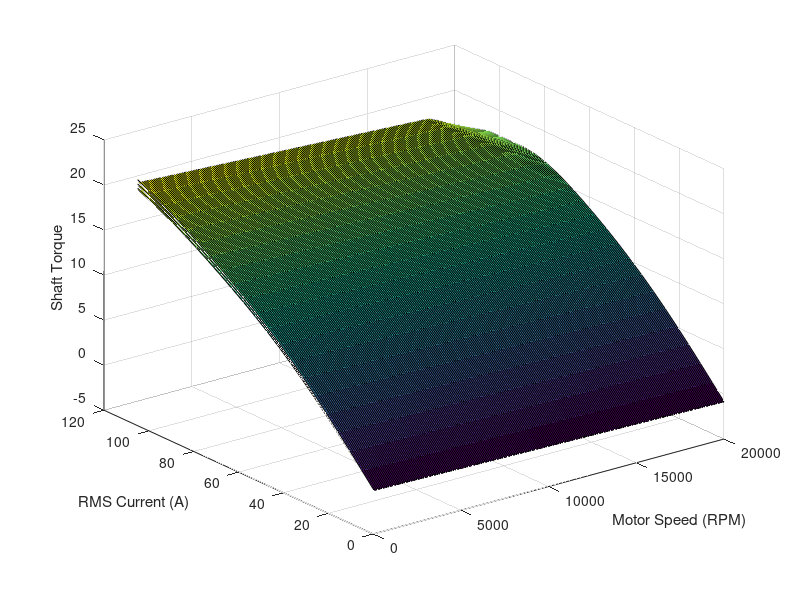
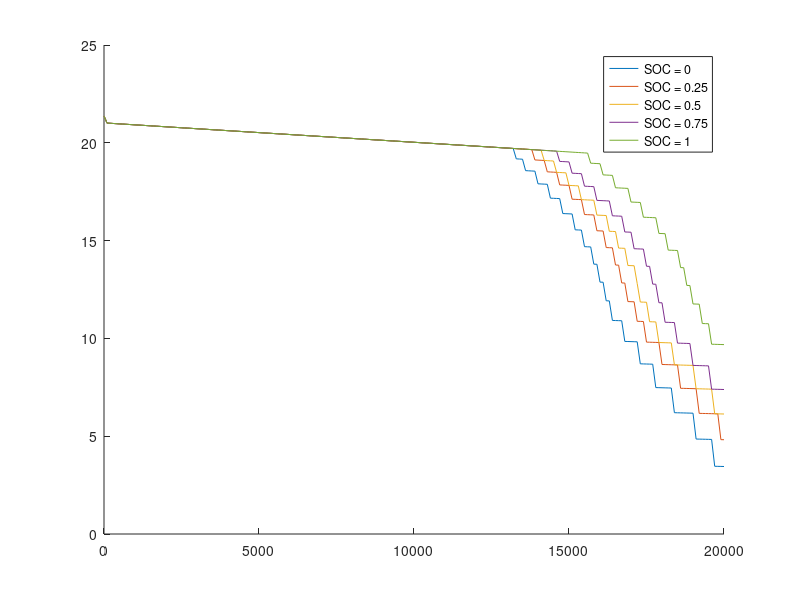

The MATLAB source for these figures, in order: (Note: this script raises an error after producing the figures.)

%% surface plot of speed, current, torque
% SHAFT TORQUE VARIES MINIMALLY BETWEEN TEMPERATURE EXPERIMENTS. MAXIMUM
% DEVIATION IS 0.946 Nm

% POWER LOSS VARIES MINIMALLY BETWEEN TEMPERATURE EXPERIMENTS. MAXIMUM
% DEVIATION IS 0.33 kW

load('A2370DD_T80C.mat')
speedRPM = Speed(:,1);
currentARMS = Stator_Current_Line_RMS(1,:);
Shaft_Torque80 = Shaft_Torque;
surf(speedRPM,currentARMS,Shaft_Torque80')
Total_Loss80 = Total_Loss;
hold on

load('A2370DD_T100C.mat')
speedRPM = Speed(:,1);
currentARMS = Stator_Current_Line_RMS(1,:);
Shaft_Torque100 = Shaft_Torque;
surf(speedRPM,currentARMS,Shaft_Torque100')
Total_Loss100 = Total_Loss;

load('A2370DD_T120C.mat')
speedRPM = Speed(:,1);
currentARMS = Stator_Current_Line_RMS(1,:);
Shaft_Torque120 = Shaft_Torque;
surf(speedRPM,currentARMS,Shaft_Torque120')
Total_Loss120 = Total_Loss;

xlabel('Motor Speed (RPM)')
ylabel('RMS Current (A)')
zlabel('Shaft Torque')

% The diagram is based on a DC bus voltage of 600 VDC.
% If a lower DC bus voltage is available, not all calculated operating points can be approached.
% Which working points can still be reached, can be seen in the worksheets with the voltage that is
% set depending on the current and the speed.
% Example:
% With a DC bus voltage of 500 VDC (500 VDC / √2), a maximum of 354 VAC motor voltage is
% available. Accordingly, the maximum torque generating motor current up to 13,000 rpm is
% available (example a). At a maximum speed of 20,000 rpm, the torque generating motor current
% is reduced to 10.5 A (example b).

%% DC VOLTAGE DROP TORQUE ADJUSTMENT ANALYSIS
packInternalResistance = 0.4; % Ohms
s = 131;
p = 1;

cellIR = 0.002;
parallelIR = cellIR/p;
packIR = s*parallelIR;

maxCellV = 4.2;
minCellV = 3.6;
MaxOCV = maxCellV*s; % (V) Assuming 142 cells at 4.2V maximum voltage
MinOCV = minCellV*s; % (V) Minimum Operating Voltage at 3.6V minimum voltage

% VOLTAGE DROP FIT TO MELASTA HT05/HT06 CELLS
voltageDrop = Stator_Current_Phase_RMS*packInternalResistance;
p1 =       1.025;
p2 =      -1.301;
p3 =      0.8786;
p4 =       3.605;

% X = STATE OF CHARGE, OUT = OCV
OCV = @(x) p1*x.^3 + p2*x.^2 + p3.*x + p4;

SOC = linspace(0,1,5);
packVoltage = 142*OCV(SOC);
[r,c] = size(voltageDrop);
packAchievableTorque = zeros(r,c);
voltageAdjustedTorque = [];
Legend = {};
speedRPM = Speed(:,1);
figure
for i = 1:length(packVoltage)
    mask = Voltage_Line_Peak < (packVoltage(i)-voltageDrop); % filters for achievable motor conditions
    packAchievableTorque(mask) = Shaft_Torque(mask);
    voltageAdjustedTorque = cat(3,voltageAdjustedTorque,packAchievableTorque);
    maxTorque = max(packAchievableTorque,[],2);
    hold on
    plot(speedRPM,maxTorque)
    Legend = [Legend,['SOC = ',num2str(SOC(i))]];
end
legend(Legend)
title('Torque vs RPM, Variable SOC, Voltage Sag Model',['Assuming LCO Chemistry, ',num2str(s),'s',num2str(p),'p, Cell IR = ',num2str(cellIR)])
xlabel('Rotational Speed (RPM)')
ylabel('Torque (Nm)')

%% Efficiency Analysis
speedRPM = Speed(:,1);
currentARMS = Stator_Current_Line_RMS(1,:);

% Calculate power from power factor: https://www.engineeringtoolbox.com/power-factor-electrical-motor-d_654.html
% ElectricalRealPower = sqrt(3).*Stator_Current_Phase_RMS.*Voltage_Line_RMS;
MechanicalPower = Shaft_Torque.*Speed.*0.10472;
% Efficiency = MechanicalPower./ElectricalRealPower;
EfficiencyMechanical = MechanicalPower./(MechanicalPower + Total_Loss);
EfficiencyMechanical(EfficiencyMechanical > 1) = 0;
% EfficiencyElectrical = (ElectricalRealPower - Total_Loss)./ElectricalRealPower;
% surf(speedRPM, currentARMS, EfficiencyElectrical')
% hold on
contour(speedRPM,currentARMS, EfficiencyMechanical',[0.7,.8,.84,.86,.88,.9],'LineWidth',1.2,'ShowText','on')

% convert to torque and speed axes:
[r,c] = size(Shaft_Torque);
for i = 1:r
    for j = 1:c
    sp((i-1)*(c)+j) = speedRPM(i);
    cu((i-1)*(c)+j) = currentARMS(j);
    to((i-1)*(c)+j) = Shaft_Torque(i,j);
    ef((i-1)*(c)+j) = EfficiencyMechanical(i,j);
    end
end
ef(isnan(ef)) = 0;
efficiencyFit = fit([sp',cu'],ef','linearInterp');
currentFit = fit([sp',to'],cu','linearinterp');

torqueNm = linspace(0,max(max(Shaft_Torque)),100);

speedMatRPM = repmat(speedRPM,1,length(torqueNm));
torqueMatNm = repmat(torqueNm,length(speedRPM),1);

efficiencyMap = efficiencyFit(speedMatRPM,currentFit(speedMatRPM,torqueMatNm));

surf(torqueNm,speedRPM,efficiencyMap)
xlabel('Torque (Nm)')
ylabel('Velocity (RPM)')
zlabel('Efficiency')